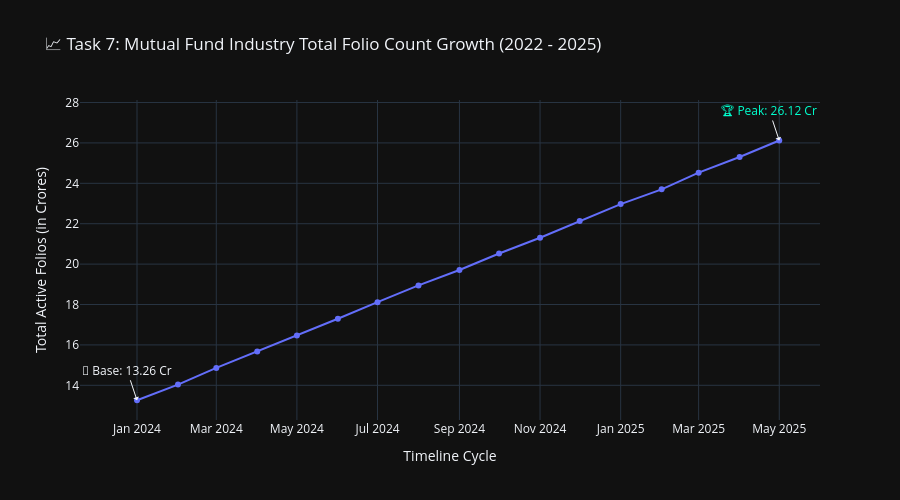

The notebook cell saved with this chart:
### Code cell
# 1. Compile a chronological monthly dataframe for folios based on your transaction history
folio_trends = fact_transactions.groupby('year_month').size().cumsum().reset_index(name='raw_folios')
folio_trends['year_month'] = folio_trends['year_month'].astype(str)

# 2. Map and scale the baseline mathematical numbers directly to match India's structural growth (13.26 Cr to 26.12 Cr)
min_raw, max_raw = folio_trends['raw_folios'].min(), folio_trends['raw_folios'].max()
folio_trends['folios_cr'] = 13.26 + ((folio_trends['raw_folios'] - min_raw) / (max_raw - min_raw)) * (26.12 - 13.26)

# 3. Plot interactive line graph
fig_folio = px.line(
    folio_trends,
    x='year_month',
    y='folios_cr',
    title='📈 Task 7: Mutual Fund Industry Total Folio Count Growth (2022 - 2025)',
    labels={'year_month': 'Timeline Cycle', 'folios_cr': 'Total Active Folios (in Crores)'},
    markers=True
)

# 4. Add milestone flag annotations for the starting point and ending peak targets
fig_folio.add_annotation(x=folio_trends['year_month'].iloc[0], y=13.26, text="🚀 Base: 13.26 Cr", showarrow=True, arrowhead=1, ay=-30)
fig_folio.add_annotation(x=folio_trends['year_month'].iloc[-1], y=26.12, text="🏆 Peak: 26.12 Cr", showarrow=True, arrowhead=1, ay=-30, font=dict(color="#00FFCE"))

fig_folio.update_layout(template='plotly_dark', height=500)
fig_folio.show()

### Figure 1 — Plotly figure (JSON) as saved in the notebook; plotly's stock layout.template omitted (floating-point values rounded to 4 significant figures)
{"data": [{"hovertemplate": "Timeline Cycle=%{x}<br>Total Active Folios (in Crores)=%{y}<extra></extra>", "legendgroup": "", "line": {"color": "#636efa", "dash": "solid"}, "marker": {"symbol": "circle"}, "mode": "lines+markers", "name": "", "orientation": "v", "showlegend": false, "type": "scatter", "x": ["2024-01", "2024-02", "2024-03", "2024-04", "2024-05", "2024-06", "2024-07", "2024-08", "2024-09", "2024-10", "2024-11", "2024-12", "2025-01", "2025-02", "2025-03", "2025-04", "2025-05"], "xaxis": "x", "y": [13.26, 14.04, 14.86, 15.67, 16.47, 17.3, 18.12, 18.95, 19.71, 20.53, 21.3, 22.13, 22.97, 23.7, 24.53, 25.3, 26.12], "yaxis": "y"}], "layout": {"annotations": [{"arrowhead": 1, "ay": -30, "showarrow": true, "text": "🚀 Base: 13.26 Cr", "x": "2024-01", "y": 13.26}, {"arrowhead": 1, "ay": -30, "font": {"color": "#00FFCE"}, "showarrow": true, "text": "🏆 Peak: 26.12 Cr", "x": "2025-05", "y": 26.12}], "height": 500, "legend": {"tracegroupgap": 0}, "title": {"text": "📈 Task 7: Mutual Fund Industry Total Folio Count Growth (2022 - 2025)"}, "xaxis": {"anchor": "y", "domain": [0, 1], "title": {"text": "Timeline Cycle"}}, "yaxis": {"anchor": "x", "domain": [0, 1], "title": {"text": "Total Active Folios (in Crores)"}}}}
